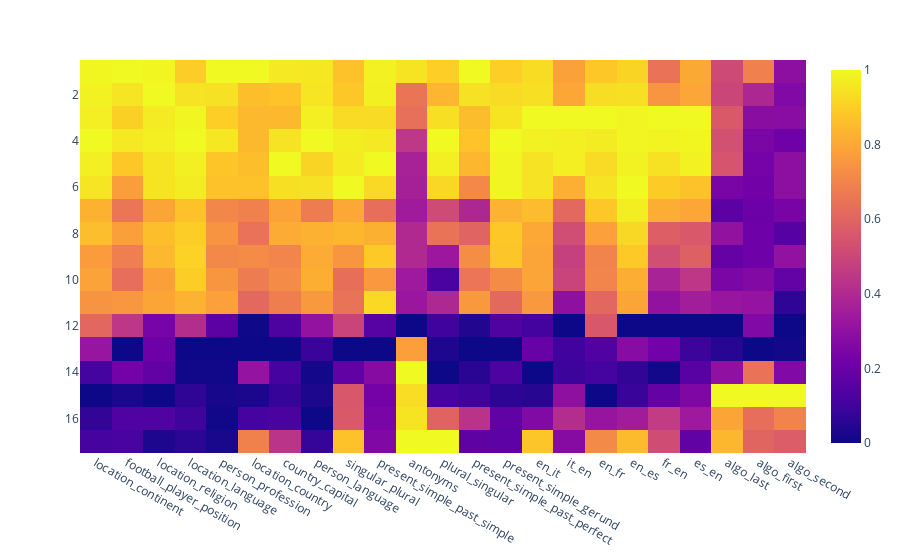

Notebook code cell kept with this figure:
### Code cell
heatmap = pd.DataFrame({task_name: normalized_losses[task_name]["loss"] for task_name in task_names}, index=layers)
px.imshow(heatmap)

### Figure 1 — Plotly figure (JSON) as saved in the notebook; plotly's stock layout.template omitted (floating-point values rounded to 4 significant figures; data arrays with more than 128 entries replaced by an {"elided": "..."} marker saying what was removed)
{"data": [{"coloraxis": "coloraxis", "hovertemplate": "x: %{x}<br>y: %{y}<br>color: %{z}<extra></extra>", "name": "0", "type": "heatmap", "x": ["location_continent", "football_player_position", "location_religion", "location_language", "person_profession", "location_country", "country_capital", "person_language", "singular_plural", "present_simple_past_simple", "antonyms", "plural_singular", "present_simple_past_perfect", "present_simple_gerund", "en_it", "it_en", "en_fr", "en_es", "fr_en", "es_en", "algo_last", "algo_first", "algo_second"], "xaxis": "x", "y": [1, 2, 3, 4, 5, 6, 7, 8, 9, 10, 11, 12, 13, 14, 15, 16, 17], "yaxis": "y", "z": {"elided": "17x23 float values"}}], "layout": {"coloraxis": {"colorscale": [[0, "#0d0887"], [0.1111, "#46039f"], [0.2222, "#7201a8"], [0.3333, "#9c179e"], [0.4444, "#bd3786"], [0.5556, "#d8576b"], [0.6667, "#ed7953"], [0.7778, "#fb9f3a"], [0.8889, "#fdca26"], [1, "#f0f921"]]}, "margin": {"t": 60}, "xaxis": {"anchor": "y", "constrain": "domain", "domain": [0, 1], "scaleanchor": "y"}, "yaxis": {"anchor": "x", "autorange": "reversed", "constrain": "domain", "domain": [0, 1]}}}
